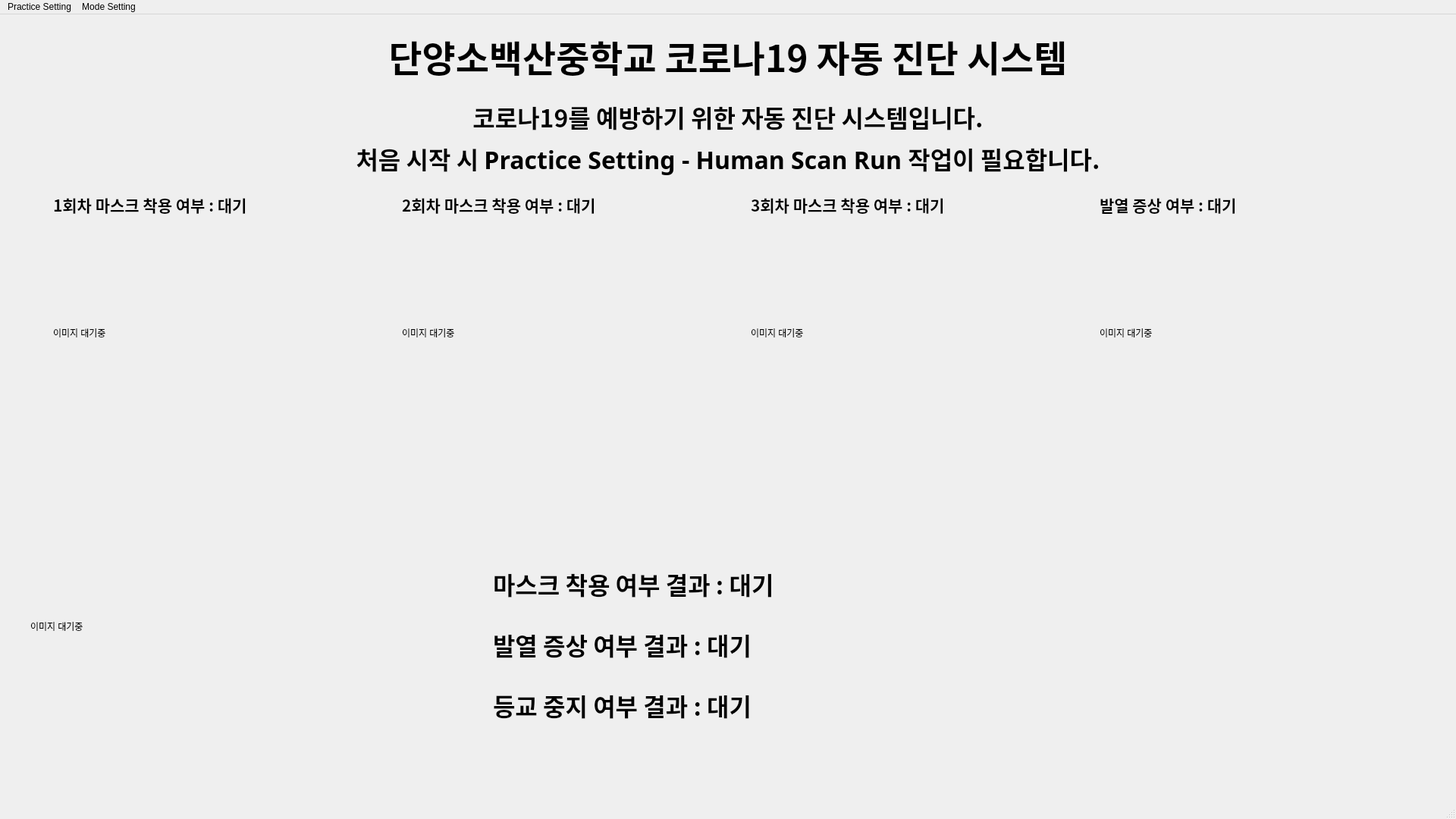
<?xml version="1.0" encoding="UTF-8"?>
<ui version="4.0">
 <class>MainWindow</class>
 <widget class="QMainWindow" name="MainWindow">
  <property name="geometry">
   <rect>
    <x>0</x>
    <y>0</y>
    <width>1920</width>
    <height>1080</height>
   </rect>
  </property>
  <property name="windowTitle">
   <string>MainWindow</string>
  </property>
  <property name="autoFillBackground">
   <bool>false</bool>
  </property>
  <widget class="QWidget" name="centralwidget">
   <widget class="QLabel" name="maskt1">
    <property name="geometry">
     <rect>
      <x>70</x>
      <y>270</y>
      <width>400</width>
      <height>300</height>
     </rect>
    </property>
    <property name="text">
     <string>이미지 대기중</string>
    </property>
   </widget>
   <widget class="QLabel" name="mask1">
    <property name="enabled">
     <bool>true</bool>
    </property>
    <property name="geometry">
     <rect>
      <x>70</x>
      <y>230</y>
      <width>401</width>
      <height>41</height>
     </rect>
    </property>
    <property name="font">
     <font>
      <family>맑은 고딕</family>
      <pointsize>16</pointsize>
      <weight>75</weight>
      <bold>true</bold>
     </font>
    </property>
    <property name="toolTipDuration">
     <number>-1</number>
    </property>
    <property name="lineWidth">
     <number>1</number>
    </property>
    <property name="text">
     <string>1회차 마스크 착용 여부 : 대기</string>
    </property>
    <property name="alignment">
     <set>Qt::AlignLeading|Qt::AlignLeft|Qt::AlignVCenter</set>
    </property>
    <property name="margin">
     <number>0</number>
    </property>
    <property name="indent">
     <number>-1</number>
    </property>
   </widget>
   <widget class="QLabel" name="title">
    <property name="enabled">
     <bool>true</bool>
    </property>
    <property name="geometry">
     <rect>
      <x>0</x>
      <y>0</y>
      <width>1920</width>
      <height>110</height>
     </rect>
    </property>
    <property name="font">
     <font>
      <family>맑은 고딕</family>
      <pointsize>36</pointsize>
      <weight>75</weight>
      <bold>true</bold>
     </font>
    </property>
    <property name="toolTipDuration">
     <number>-1</number>
    </property>
    <property name="lineWidth">
     <number>1</number>
    </property>
    <property name="text">
     <string>단양소백산중학교 코로나19 자동 진단 시스템</string>
    </property>
    <property name="alignment">
     <set>Qt::AlignCenter</set>
    </property>
    <property name="margin">
     <number>0</number>
    </property>
    <property name="indent">
     <number>-1</number>
    </property>
   </widget>
   <widget class="QLabel" name="mask2">
    <property name="enabled">
     <bool>true</bool>
    </property>
    <property name="geometry">
     <rect>
      <x>530</x>
      <y>230</y>
      <width>401</width>
      <height>41</height>
     </rect>
    </property>
    <property name="font">
     <font>
      <family>맑은 고딕</family>
      <pointsize>16</pointsize>
      <weight>75</weight>
      <bold>true</bold>
     </font>
    </property>
    <property name="toolTipDuration">
     <number>-1</number>
    </property>
    <property name="lineWidth">
     <number>1</number>
    </property>
    <property name="text">
     <string>2회차 마스크 착용 여부 : 대기</string>
    </property>
    <property name="alignment">
     <set>Qt::AlignLeading|Qt::AlignLeft|Qt::AlignVCenter</set>
    </property>
    <property name="margin">
     <number>0</number>
    </property>
    <property name="indent">
     <number>-1</number>
    </property>
   </widget>
   <widget class="QLabel" name="maskt2">
    <property name="geometry">
     <rect>
      <x>530</x>
      <y>270</y>
      <width>400</width>
      <height>300</height>
     </rect>
    </property>
    <property name="text">
     <string>이미지 대기중</string>
    </property>
   </widget>
   <widget class="QLabel" name="maskt3">
    <property name="geometry">
     <rect>
      <x>990</x>
      <y>270</y>
      <width>400</width>
      <height>300</height>
     </rect>
    </property>
    <property name="autoFillBackground">
     <bool>false</bool>
    </property>
    <property name="text">
     <string>이미지 대기중</string>
    </property>
   </widget>
   <widget class="QLabel" name="mask3">
    <property name="enabled">
     <bool>true</bool>
    </property>
    <property name="geometry">
     <rect>
      <x>990</x>
      <y>230</y>
      <width>401</width>
      <height>41</height>
     </rect>
    </property>
    <property name="font">
     <font>
      <family>맑은 고딕</family>
      <pointsize>16</pointsize>
      <weight>75</weight>
      <bold>true</bold>
     </font>
    </property>
    <property name="toolTipDuration">
     <number>-1</number>
    </property>
    <property name="lineWidth">
     <number>1</number>
    </property>
    <property name="text">
     <string>3회차 마스크 착용 여부 : 대기</string>
    </property>
    <property name="alignment">
     <set>Qt::AlignLeading|Qt::AlignLeft|Qt::AlignVCenter</set>
    </property>
    <property name="margin">
     <number>0</number>
    </property>
    <property name="indent">
     <number>-1</number>
    </property>
   </widget>
   <widget class="QLabel" name="mask">
    <property name="enabled">
     <bool>true</bool>
    </property>
    <property name="geometry">
     <rect>
      <x>650</x>
      <y>720</y>
      <width>571</width>
      <height>61</height>
     </rect>
    </property>
    <property name="font">
     <font>
      <family>맑은 고딕</family>
      <pointsize>24</pointsize>
      <weight>75</weight>
      <bold>true</bold>
     </font>
    </property>
    <property name="toolTipDuration">
     <number>-1</number>
    </property>
    <property name="lineWidth">
     <number>1</number>
    </property>
    <property name="text">
     <string>마스크 착용 여부 결과 : 대기</string>
    </property>
    <property name="alignment">
     <set>Qt::AlignLeading|Qt::AlignLeft|Qt::AlignVCenter</set>
    </property>
    <property name="margin">
     <number>0</number>
    </property>
    <property name="indent">
     <number>-1</number>
    </property>
   </widget>
   <widget class="QLabel" name="info1">
    <property name="enabled">
     <bool>true</bool>
    </property>
    <property name="geometry">
     <rect>
      <x>0</x>
      <y>105</y>
      <width>1920</width>
      <height>60</height>
     </rect>
    </property>
    <property name="font">
     <font>
      <family>맑은 고딕</family>
      <pointsize>24</pointsize>
      <weight>75</weight>
      <bold>true</bold>
     </font>
    </property>
    <property name="toolTipDuration">
     <number>-1</number>
    </property>
    <property name="autoFillBackground">
     <bool>false</bool>
    </property>
    <property name="lineWidth">
     <number>1</number>
    </property>
    <property name="text">
     <string>코로나19를 예방하기 위한 자동 진단 시스템입니다.</string>
    </property>
    <property name="alignment">
     <set>Qt::AlignCenter</set>
    </property>
    <property name="margin">
     <number>0</number>
    </property>
    <property name="indent">
     <number>-1</number>
    </property>
   </widget>
   <widget class="QLabel" name="temp">
    <property name="enabled">
     <bool>true</bool>
    </property>
    <property name="geometry">
     <rect>
      <x>650</x>
      <y>800</y>
      <width>571</width>
      <height>61</height>
     </rect>
    </property>
    <property name="font">
     <font>
      <family>맑은 고딕</family>
      <pointsize>24</pointsize>
      <weight>75</weight>
      <bold>true</bold>
     </font>
    </property>
    <property name="toolTipDuration">
     <number>-1</number>
    </property>
    <property name="lineWidth">
     <number>1</number>
    </property>
    <property name="text">
     <string>발열 증상 여부 결과 : 대기</string>
    </property>
    <property name="alignment">
     <set>Qt::AlignLeading|Qt::AlignLeft|Qt::AlignVCenter</set>
    </property>
    <property name="margin">
     <number>0</number>
    </property>
    <property name="indent">
     <number>-1</number>
    </property>
   </widget>
   <widget class="QLabel" name="stop">
    <property name="enabled">
     <bool>true</bool>
    </property>
    <property name="geometry">
     <rect>
      <x>650</x>
      <y>880</y>
      <width>571</width>
      <height>61</height>
     </rect>
    </property>
    <property name="font">
     <font>
      <family>맑은 고딕</family>
      <pointsize>24</pointsize>
      <weight>75</weight>
      <bold>true</bold>
     </font>
    </property>
    <property name="toolTipDuration">
     <number>-1</number>
    </property>
    <property name="lineWidth">
     <number>1</number>
    </property>
    <property name="text">
     <string>등교 중지 여부 결과 : 대기</string>
    </property>
    <property name="alignment">
     <set>Qt::AlignLeading|Qt::AlignLeft|Qt::AlignVCenter</set>
    </property>
    <property name="margin">
     <number>0</number>
    </property>
    <property name="indent">
     <number>-1</number>
    </property>
   </widget>
   <widget class="QLabel" name="noti1">
    <property name="enabled">
     <bool>true</bool>
    </property>
    <property name="geometry">
     <rect>
      <x>600</x>
      <y>590</y>
      <width>1281</width>
      <height>60</height>
     </rect>
    </property>
    <property name="font">
     <font>
      <family>맑은 고딕</family>
      <pointsize>22</pointsize>
      <weight>75</weight>
      <bold>true</bold>
     </font>
    </property>
    <property name="toolTipDuration">
     <number>-1</number>
    </property>
    <property name="autoFillBackground">
     <bool>false</bool>
    </property>
    <property name="lineWidth">
     <number>1</number>
    </property>
    <property name="text">
     <string/>
    </property>
    <property name="alignment">
     <set>Qt::AlignRight|Qt::AlignTrailing|Qt::AlignVCenter</set>
    </property>
    <property name="margin">
     <number>0</number>
    </property>
    <property name="indent">
     <number>-1</number>
    </property>
   </widget>
   <widget class="QLabel" name="noti2">
    <property name="enabled">
     <bool>true</bool>
    </property>
    <property name="geometry">
     <rect>
      <x>670</x>
      <y>650</y>
      <width>1211</width>
      <height>60</height>
     </rect>
    </property>
    <property name="font">
     <font>
      <family>맑은 고딕</family>
      <pointsize>22</pointsize>
      <weight>75</weight>
      <bold>true</bold>
     </font>
    </property>
    <property name="toolTipDuration">
     <number>-1</number>
    </property>
    <property name="autoFillBackground">
     <bool>false</bool>
    </property>
    <property name="lineWidth">
     <number>1</number>
    </property>
    <property name="text">
     <string/>
    </property>
    <property name="alignment">
     <set>Qt::AlignRight|Qt::AlignTrailing|Qt::AlignVCenter</set>
    </property>
    <property name="margin">
     <number>0</number>
    </property>
    <property name="indent">
     <number>-1</number>
    </property>
   </widget>
   <widget class="QLabel" name="all">
    <property name="enabled">
     <bool>true</bool>
    </property>
    <property name="geometry">
     <rect>
      <x>1240</x>
      <y>710</y>
      <width>641</width>
      <height>221</height>
     </rect>
    </property>
    <property name="font">
     <font>
      <family>맑은 고딕</family>
      <pointsize>150</pointsize>
      <weight>75</weight>
      <bold>true</bold>
     </font>
    </property>
    <property name="toolTipDuration">
     <number>-1</number>
    </property>
    <property name="lineWidth">
     <number>1</number>
    </property>
    <property name="text">
     <string/>
    </property>
    <property name="alignment">
     <set>Qt::AlignCenter</set>
    </property>
    <property name="margin">
     <number>0</number>
    </property>
    <property name="indent">
     <number>-1</number>
    </property>
   </widget>
   <widget class="QLabel" name="imgimg">
    <property name="geometry">
     <rect>
      <x>40</x>
      <y>600</y>
      <width>550</width>
      <height>413</height>
     </rect>
    </property>
    <property name="autoFillBackground">
     <bool>false</bool>
    </property>
    <property name="text">
     <string>이미지 대기중</string>
    </property>
   </widget>
   <widget class="QLabel" name="tempt1">
    <property name="geometry">
     <rect>
      <x>1450</x>
      <y>270</y>
      <width>400</width>
      <height>300</height>
     </rect>
    </property>
    <property name="autoFillBackground">
     <bool>false</bool>
    </property>
    <property name="text">
     <string>이미지 대기중</string>
    </property>
   </widget>
   <widget class="QLabel" name="temp1">
    <property name="enabled">
     <bool>true</bool>
    </property>
    <property name="geometry">
     <rect>
      <x>1450</x>
      <y>230</y>
      <width>401</width>
      <height>41</height>
     </rect>
    </property>
    <property name="font">
     <font>
      <family>맑은 고딕</family>
      <pointsize>16</pointsize>
      <weight>75</weight>
      <bold>true</bold>
     </font>
    </property>
    <property name="toolTipDuration">
     <number>-1</number>
    </property>
    <property name="lineWidth">
     <number>1</number>
    </property>
    <property name="text">
     <string>발열 증상 여부 : 대기</string>
    </property>
    <property name="alignment">
     <set>Qt::AlignLeading|Qt::AlignLeft|Qt::AlignVCenter</set>
    </property>
    <property name="margin">
     <number>0</number>
    </property>
    <property name="indent">
     <number>-1</number>
    </property>
   </widget>
   <widget class="QLabel" name="noti3">
    <property name="enabled">
     <bool>true</bool>
    </property>
    <property name="geometry">
     <rect>
      <x>1220</x>
      <y>720</y>
      <width>661</width>
      <height>60</height>
     </rect>
    </property>
    <property name="font">
     <font>
      <family>맑은 고딕</family>
      <pointsize>22</pointsize>
      <weight>75</weight>
      <bold>true</bold>
     </font>
    </property>
    <property name="toolTipDuration">
     <number>-1</number>
    </property>
    <property name="autoFillBackground">
     <bool>false</bool>
    </property>
    <property name="lineWidth">
     <number>1</number>
    </property>
    <property name="text">
     <string/>
    </property>
    <property name="alignment">
     <set>Qt::AlignRight|Qt::AlignTrailing|Qt::AlignVCenter</set>
    </property>
    <property name="margin">
     <number>0</number>
    </property>
    <property name="indent">
     <number>-1</number>
    </property>
   </widget>
   <widget class="QLabel" name="info2">
    <property name="enabled">
     <bool>true</bool>
    </property>
    <property name="geometry">
     <rect>
      <x>0</x>
      <y>160</y>
      <width>1920</width>
      <height>60</height>
     </rect>
    </property>
    <property name="font">
     <font>
      <family>맑은 고딕</family>
      <pointsize>24</pointsize>
      <weight>75</weight>
      <bold>true</bold>
     </font>
    </property>
    <property name="toolTipDuration">
     <number>-1</number>
    </property>
    <property name="autoFillBackground">
     <bool>false</bool>
    </property>
    <property name="lineWidth">
     <number>1</number>
    </property>
    <property name="text">
     <string>처음 시작 시 Practice Setting - Human Scan Run 작업이 필요합니다.</string>
    </property>
    <property name="alignment">
     <set>Qt::AlignCenter</set>
    </property>
    <property name="margin">
     <number>0</number>
    </property>
    <property name="indent">
     <number>-1</number>
    </property>
   </widget>
  </widget>
  <widget class="QMenuBar" name="menubar">
   <property name="geometry">
    <rect>
     <x>0</x>
     <y>0</y>
     <width>1920</width>
     <height>26</height>
    </rect>
   </property>
   <widget class="QMenu" name="menustart">
    <property name="title">
     <string>Mode Setting</string>
    </property>
    <addaction name="ac_full"/>
    <addaction name="separator"/>
    <addaction name="ac_two"/>
    <addaction name="separator"/>
    <addaction name="ac_mask"/>
    <addaction name="ac_temp"/>
   </widget>
   <widget class="QMenu" name="menuPractice_Setting">
    <property name="title">
     <string>Practice Setting</string>
    </property>
    <addaction name="actionRun"/>
    <addaction name="actionStop"/>
    <addaction name="actionClose"/>
   </widget>
   <addaction name="menuPractice_Setting"/>
   <addaction name="menustart"/>
  </widget>
  <widget class="QStatusBar" name="statusbar"/>
  <action name="open_ac">
   <property name="text">
    <string>IMG Open</string>
   </property>
  </action>
  <action name="actionFile_Save">
   <property name="text">
    <string>IMG Save</string>
   </property>
  </action>
  <action name="quit_ac">
   <property name="text">
    <string>APP Quit</string>
   </property>
  </action>
  <action name="reset_ac">
   <property name="text">
    <string>IMG Reset</string>
   </property>
  </action>
  <action name="pro_ac">
   <property name="text">
    <string>IMG_Processing 팝업 끄기/켜기</string>
   </property>
  </action>
  <action name="start">
   <property name="text">
    <string>Start</string>
   </property>
  </action>
  <action name="ac_two">
   <property name="text">
    <string>Mask+Temp Mode</string>
   </property>
  </action>
  <action name="ac_full">
   <property name="text">
    <string>Full Mode</string>
   </property>
  </action>
  <action name="actionMask_Cheak_Mode">
   <property name="text">
    <string>Mask+Cheak Mode</string>
   </property>
  </action>
  <action name="actionTemp_Cheak">
   <property name="text">
    <string>Temp+Cheak Mode</string>
   </property>
  </action>
  <action name="ac_mask">
   <property name="text">
    <string>Mask Mode</string>
   </property>
  </action>
  <action name="ac_temp">
   <property name="text">
    <string>Temp Mode</string>
   </property>
  </action>
  <action name="actionCheak_Mode">
   <property name="text">
    <string>Cheak Mode</string>
   </property>
  </action>
  <action name="actionRun">
   <property name="text">
    <string>Human Scan Run</string>
   </property>
  </action>
  <action name="actionStop">
   <property name="text">
    <string>Human Scan Stop</string>
   </property>
  </action>
  <action name="actionClose">
   <property name="text">
    <string>Program Quit</string>
   </property>
  </action>
 </widget>
 <resources/>
 <connections/>
</ui>
